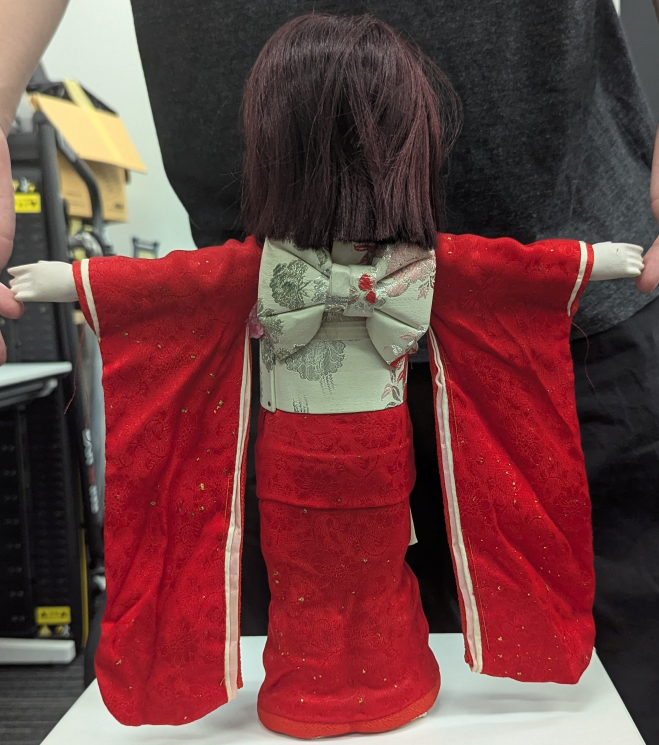
#> input picture tools/doll-model/photos/back.jpg, 1977 x 2235 px, given in place of head_side.png, which was not available (shown at 1/3 size)
$ python compare_head.py
#> lines starting #> are read from the running program, lines starting #| are printed output that depends on the picture; pictures that were not available may be replaced by others from this repository, and a replacement may not be noted
#> further down, r is the input picture: shape (2235, 1977, 3); mean B, G, R 64.1, 63.8, 109.2
# レンダした頭を**実物写真の隣**に、どちらもフル解像度で置く。
#
# visual-verification.md §10:「差分（前より良くなったか）ではなく絶対（髪に見えるか）で見る」
# 「実物と並べる」。前セッションはこれをやらずに壊れているものを完了と報告した。
#
# ⚠ 出力は横 2000px 以上になる。**縮小して見ない。**片側ずつ開いて判定すること。
#   このファイルが作るのは「どこを見るか」を決めるための並置であって、判定用の 1 枚ではない。
#
#   py -3.11 compare_head.py            # head_side.png と実物 sideB を並べる
#   py -3.11 compare_head.py front      # head_front.png と実物 front
import cv2, numpy as np, os, sys, geom

HERE = os.path.dirname(os.path.abspath(__file__))
PAIRS = {"side": ("head_side.png", "sideB"), "front": ("head_front.png", "front"),
         "back": ("head_back.png", "back")}
which = sys.argv[1] if len(sys.argv) > 1 else "side"
render_name, photo_name = PAIRS[which]


def real_head(name):
#> called with name = 'sideB'
    im = cv2.imread(os.path.join(HERE, f"{name}.jpg"))
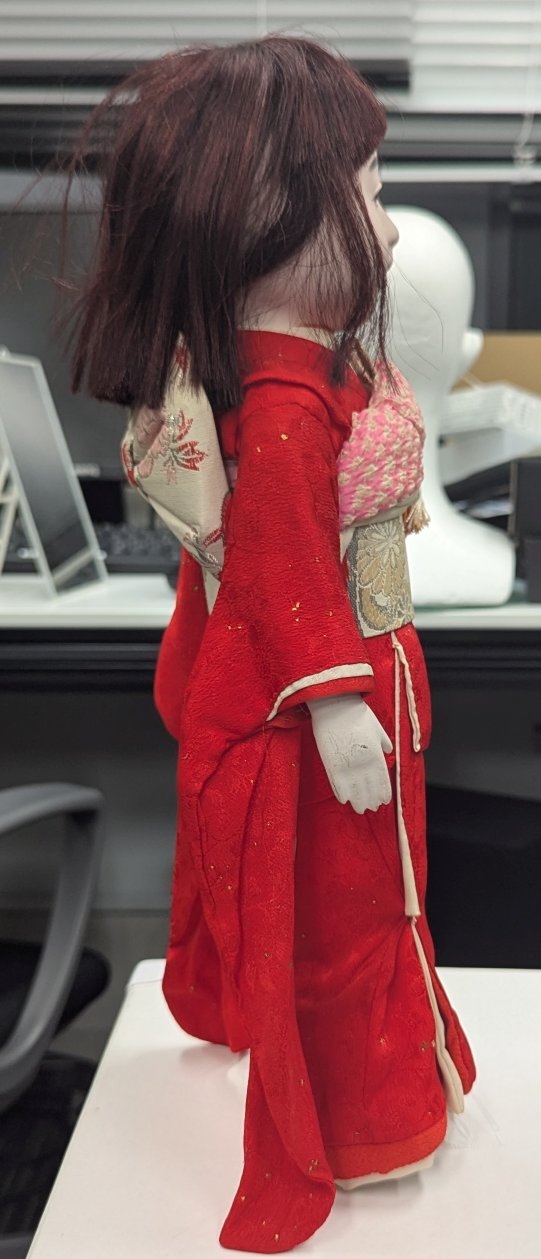
#> input picture tools/doll-model/photos/sideA.jpg, 1082 x 2517 px, given in place of sideB.jpg, which was not available (shown at 1/2 size)
#> im is the input picture: shape (2517, 1082, 3); mean B, G, R 92.6, 92.1, 130.2
    m = cv2.imread(os.path.join(HERE, f"mask_{name}.png"), cv2.IMREAD_GRAYSCALE)
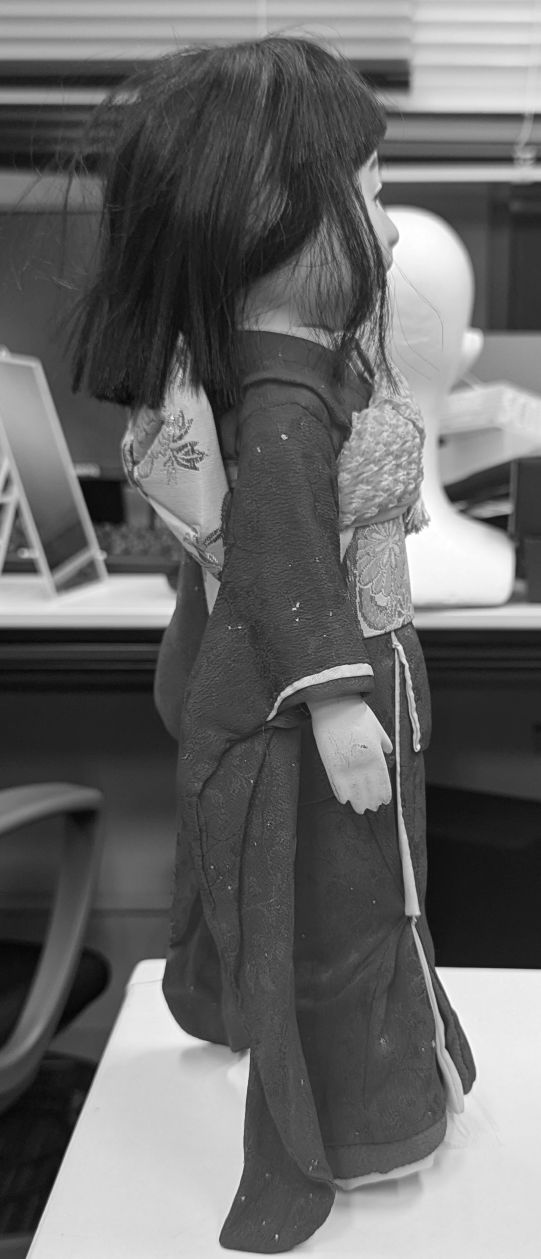
#> m: shape (2517, 1082) (shown at 1/2 size); min 1, max 255, mean 103.6
    ys, xs = np.nonzero(m)
    y0, y1, x0, x1 = ys.min(), ys.max(), xs.min(), xs.max()
#> y0 = 0; y1 = 2516; x0 = 0; x1 = 1081
    h = y1 - y0
#> h = 2516
    # head_check.py のカメラは「上から 22% ぶんを画面いっぱい」に撮る。同じ範囲を切る。
    return im[y0:y0 + int(h * 0.235), x0:x1 + 1]
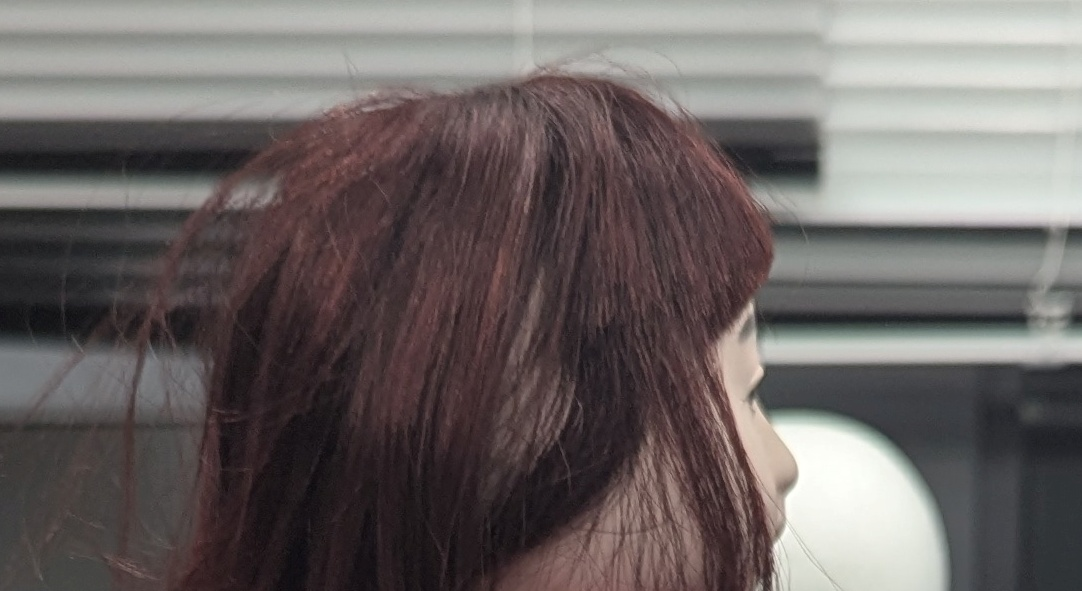
#> returned value: shape (591, 1082, 3); mean of channels 0, 1, 2 99.6, 100.6, 107.5; drawn as B, G, R


r = cv2.imread(os.path.join(HERE, render_name))
p = real_head(photo_name)
H = max(r.shape[0], p.shape[0])
#> H = 2235
def fit(a):
    s = H / a.shape[0]
#> s = 1
    return cv2.resize(a, (int(a.shape[1] * s), H), interpolation=cv2.INTER_AREA)
r, p = fit(r), fit(p)
gap = np.full((H, 24, 3), 40, np.uint8)
out = np.hstack([r, gap, p])
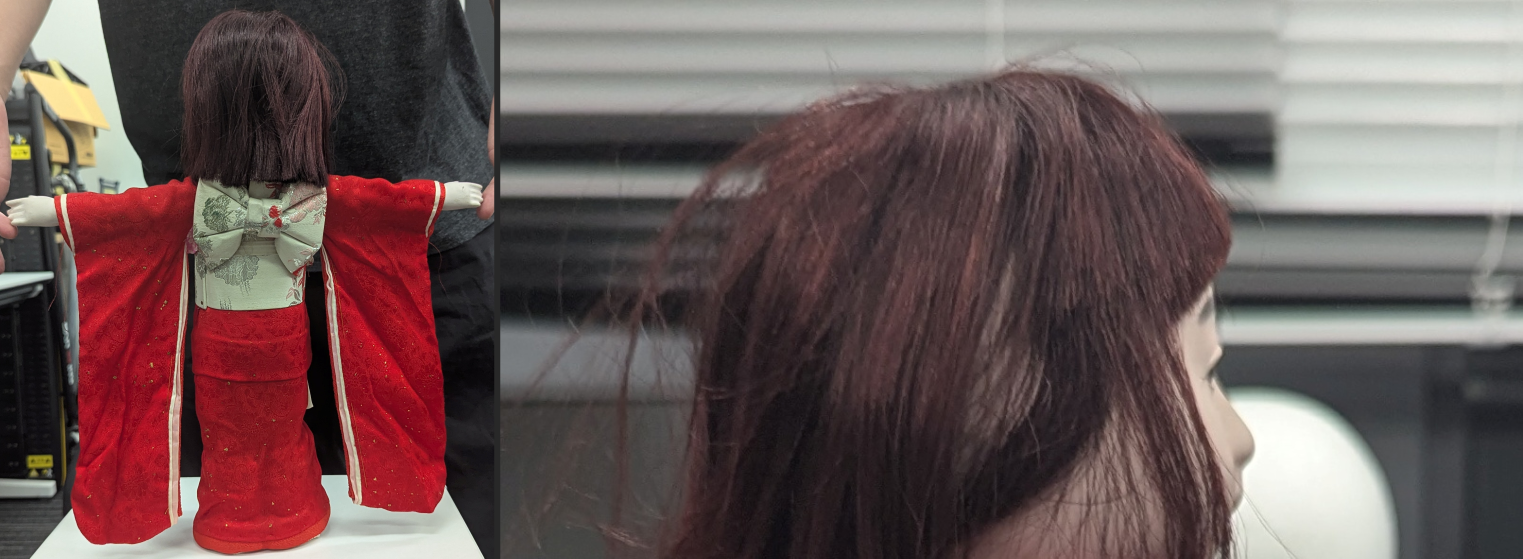
#> out: shape (2235, 6092, 3) (shown at 1/4 size); mean B, G, R 87.8, 88.4, 107.8
for txt, x in (("CG", 20), ("REAL", r.shape[1] + 44)):
    cv2.putText(out, txt, (x, 46), cv2.FONT_HERSHEY_SIMPLEX, 1.4, (255, 255, 255), 3)
path = os.path.join(HERE, f"cmp_{which}.png")
cv2.imwrite(path, out)
print(f"{path}  {out.shape[1]}x{out.shape[0]}  (do not judge from a downscaled view)")
#| tools/doll-model/cmp_side.png  6092x2235  (do not judge from a downscaled view)
